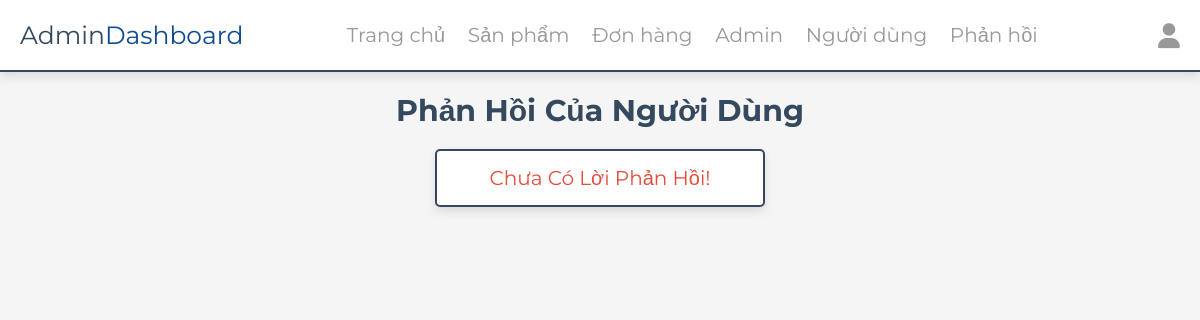
The app's page /admin/messages.php (signed in), older data.
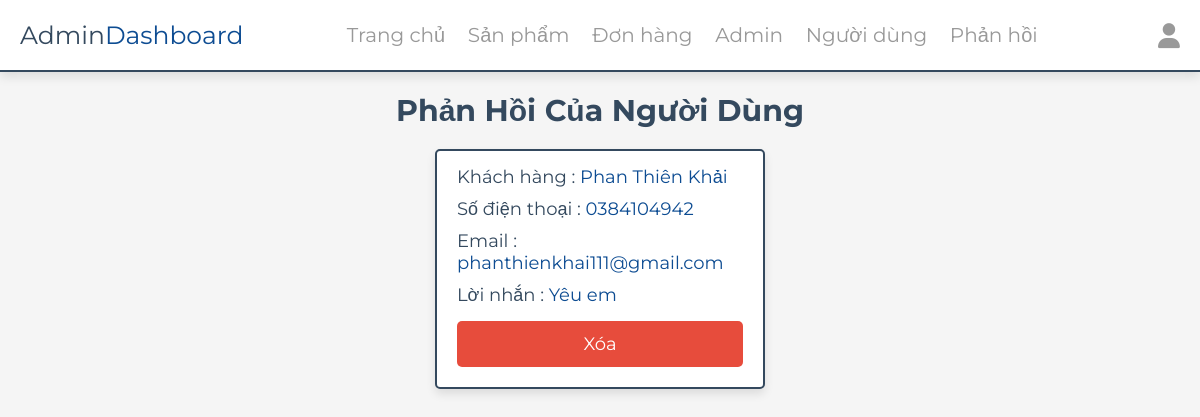
The same page, newer data.
### tables this page shows
CREATE TABLE `messages` (
  `id` int(100) NOT NULL,
  `user_id` int(100) NOT NULL,
  `name` varchar(100) NOT NULL,
  `email` varchar(100) NOT NULL,
  `number` varchar(12) NOT NULL,
  `message` varchar(500) NOT NULL
);

### admin/messages.php (the view, shortened to what this page needs)
<?php
include '../components/connect.php';
?>
<!DOCTYPE html>
<html lang="en">
<head>
   <link rel="stylesheet" href="https://cdnjs.cloudflare.com/ajax/libs/font-awesome/6.1.1/css/all.min.css">
   <link rel="stylesheet" href="../css/admin_style.css">
</head>
<body>
   <?php include '../components/admin_header.php' ?>
   <section class="messages">
      <h1 class="heading">Phản hồi của người dùng</h1>
      <div class="box-container">
         <?php
         $select_messages = $conn->prepare("SELECT * FROM `messages`");
         $select_messages->execute();
         if ($select_messages->rowCount() > 0) {
            while ($fetch_messages = $select_messages->fetch(PDO::FETCH_ASSOC)) {
         ?>
               <div class="box">
                  <p> Khách hàng : <span><?= $fetch_messages['name']; ?></span> </p>
                  <p> Số điện thoại : <span><?= $fetch_messages['number']; ?></span> </p>
                  <p> Email : <span><?= $fetch_messages['email']; ?></span> </p>
                  <p> Lời nhắn : <span><?= $fetch_messages['message']; ?></span> </p>
                  <a href="messages.php?delete=<?= $fetch_messages['id']; ?>" class="delete-btn" onclick="return confirm('Bạn có chắc muốn xóa?');">Xóa</a>
               </div>
         <?php
            }
         } else {
            echo '<p class="empty">Chưa có lời phản hồi!</p>';
         }
         ?>
      </div>
   </section>
</body>
</html>

### components/admin_header.php (shortened to what this page needs)
<header class="header">
   <section class="flex">
      <a href="dashboard.php" class="logo">Admin<span>Dashboard</span></a>
      <nav class="navbar">
         <a href="dashboard.php">Trang chủ</a>
         <a href="products.php">Sản phẩm</a>
         <a href="placed_orders.php">Đơn hàng</a>
         <a href="admin_accounts.php">Admin</a>
         <a href="users_accounts.php">Người dùng</a>
         <a href="messages.php">Phản hồi</a>
      </nav>
      <div class="icons">
         <div id="user-btn" class="fas fa-user"></div>
      </div>
   </section>
</header>

### css/admin_style.css (style rules this page uses)
:root { --main-color: #0D4C92; --red: #e74c3c; --orange: #f39c12; --black: #34495e; --white: #fff; --light-bg: #f5f5f5; --light-orange:#e1af25; --light-color: #999; --border: .2rem solid var(--black); --box-shadow: 0 .5rem 1rem rgba(0, 0, 0, .1); }
* { font-family: 'Montserrat', sans-serif; margin: 0; padding: 0; box-sizing: border-box; text-decoration: none; outline: none; border: none; }
html { font-size: 62.5%; overflow-x: hidden; }
body { background-color: var(--light-bg); }
section { max-width: 1200px; margin: 0 auto; padding: 2rem; }
.btn, .delete-btn, .option-btn { display: block; margin-top: 1rem; border-radius: .5rem; cursor: pointer; width: 100%; font-size: 1.8rem; color: var(--white); padding: 1.2rem 3rem; text-transform: capitalize; text-align: center; }
.delete-btn { background-color: var(--red); }
.heading { text-align: center; margin-bottom: 2rem; text-transform: capitalize; color: var(--black); font-size: 3rem; }
.header { position: sticky; top: 0; left: 0; right: 0; background-color: var(--white); box-shadow: var(--box-shadow); z-index: 1000; border-bottom: var(--border); }
.header .flex { display: flex; align-items: center; justify-content: space-between; position: relative; }
.header .flex .logo { font-size: 2.5rem; color: var(--black); }
.header .flex .logo span { color: var(--main-color); }
.header .flex .navbar a { margin: 0 1rem; font-size: 2rem; color: var(--light-color); }
.header .flex .icons>* { font-size: 2.5rem; cursor: pointer; color: var(--light-color); margin-left: 1.7rem; }
.messages .box-container { display: grid; grid-template-columns: repeat(auto-fit, 33rem); gap: 1.5rem; justify-content: center; align-items: flex-start; }
.messages .box-container .box { background-color: var(--white); border-radius: .5rem; box-shadow: var(--box-shadow); border: var(--border); padding: 2rem; padding-top: 1rem; }
.messages .box-container .box p { padding: .5rem 0; font-size: 1.8rem; color: var(--black); }
.messages .box-container .box p span { color: var(--main-color); }
.empty { border: var(--border); border-radius: .5rem; background-color: var(--white); padding: 1.5rem; text-align: center; width: 100%; font-size: 2rem; text-transform: capitalize; color: var(--red); box-shadow: var(--box-shadow); }

Row changes from the older to the newer data that the page shows:
added messages: name "Phan Thiên Khải", number "0384104942", email "phanthienkhai111@gmail.com", message "Yêu em"
Text that changed along with them:
text no longer shown: "Chưa Có Lời Phản Hồi!"
